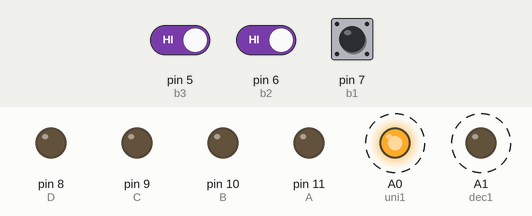
This sketch was run on a simulated Arduino Uno, built with avr-gcc and run on an emulated ATmega328P. Shown: output pins drawn as LEDs (lit = HIGH). Dashed ring = blinking. The test bench sets the inputs (shaded band); at power-on: pin 6 (b2) HIGH, pin 5 (b3) HIGH, pin 7 (b1) HIGH.

Above: at 1.4 s.
1.5 s: pin 6 (b2) driven LOW
At 2.32 s:
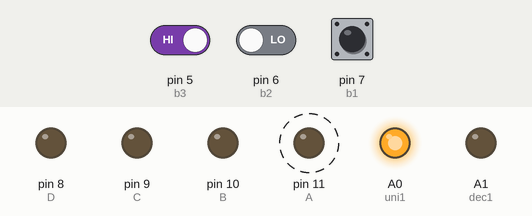
4.5 s: pin 6 (b2) driven HIGH
At 5.6 s:
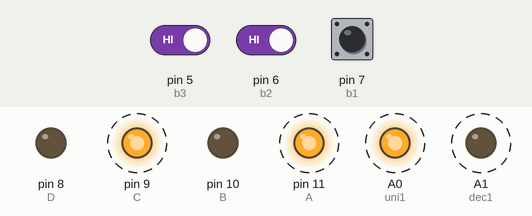
7.5 s: pin 6 (b2) driven LOW
At 8.33 s:
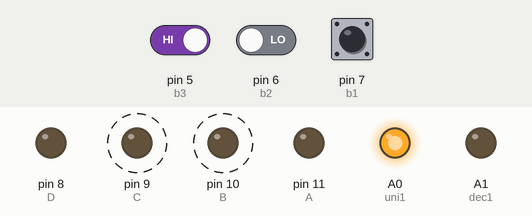
10.5 s: pin 5 (b3) driven LOW
At 11.13 s:
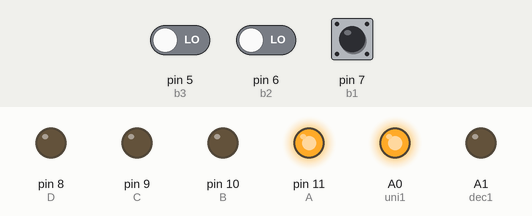
Timing chart, 0 to 14.5 s (numbered marks = the images above; inputs shaded):
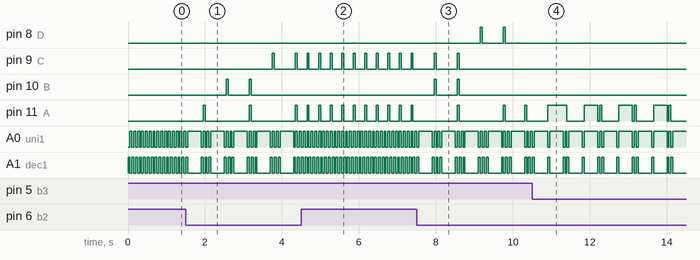

The sketch:

DeberSumador.ino
```cpp
//Puertos con entrada de datos digitales
int b1 = 7;
int b2 = 6;
int b3 = 5;
int cont1 = 0;
int cont2 = 0;
int A = 11;
int B = 10;
int C = 9;
int D = 8;
int decenas1;
int unidades1;
int s1 = 0;
int s2 = 0;
int sum = 0;
int dec1 = A1;
int uni1 = A0;
void setup() {
  pinMode(b1, INPUT);
  pinMode(b2, INPUT);
  pinMode(b3, INPUT);
  pinMode(A, OUTPUT);
  pinMode(B, OUTPUT);
  pinMode(C, OUTPUT);
  pinMode(D, OUTPUT);
  pinMode(dec1, OUTPUT);
  pinMode(uni1, OUTPUT);
}
void loop() {
  //Funcionamiento de un botón sumando 1
  if (digitalRead(b1) == LOW) //El momento en que pulsamos el botón tenemos 0v.
  {
    delay(300); //Delay anti-rebote (200 - 500)Soft; (15 - 30)hard
    if (cont1 < 25)
    {
      cont1++;
    }
    else
    {
      cont1 = 0;
    }
    s1 = cont1;
    cont2 = 0;
    sum = 0;
  }
  decenas1 = cont1 / 10;
  unidades1 = cont1 % 10;
  digitalWrite(dec1, HIGH);
  digitalWrite(uni1, LOW);
  contador(decenas1);
  delay(50);
  digitalWrite(dec1, LOW);
  digitalWrite(uni1, HIGH);
  contador(unidades1);
  delay(50);
  //Funcionamiento de un botón sumando 2
  if (digitalRead(b2) == LOW)
  {
    delay(300); //Delay anti-rebote (200 - 500)Soft; (15 - 30)hard
    if (cont2 < 25)
    {
      cont2++;
    }
    else
    {
      cont2 = 0;
    }
    s2 = cont2;
    cont1 = 0;
    sum = 0;
  }
  decenas1 = cont2 / 10;
  unidades1 = cont2 % 10;
  digitalWrite(dec1, HIGH);
  digitalWrite(uni1, LOW);
  contador(decenas1);
  delay(50);
  digitalWrite(dec1, LOW);
  digitalWrite(uni1, HIGH);
  contador(unidades1);
  delay(50);
  //Funcionamiento del botón Sumador
  if (digitalRead(b3) == LOW)
  {
    delay(300); //Delay anti-rebote (200 - 500)Soft; (15 - 30)hard
    cont1 = 0;
    cont2 = 0;
    sum = s1 + s2;
  }
  decenas1 = (sum) / 10;
  unidades1 = (sum) % 10;
  digitalWrite(dec1, HIGH);
  digitalWrite(uni1, LOW);
  contador(decenas1);
  delay(50);
  digitalWrite(dec1, LOW);
  digitalWrite(uni1, HIGH);
  contador(unidades1);
  delay(50);
}
void contador (int dato) {
  switch (dato) {
    case 0:
      digitalWrite(A, LOW);
      digitalWrite(B, LOW);
      digitalWrite(C, LOW);
      digitalWrite(D, LOW);
      break;
    case 1:
      digitalWrite(A, HIGH);
      digitalWrite(B, LOW);
      digitalWrite(C, LOW);
      digitalWrite(D, LOW);
      break;
    case 2:
      digitalWrite(A, LOW);
      digitalWrite(B, HIGH);
      digitalWrite(C, LOW);
      digitalWrite(D, LOW);
      break;
    case 3:
      digitalWrite(A, HIGH);
      digitalWrite(B, HIGH);
      digitalWrite(C, LOW);
      digitalWrite(D, LOW);
      break;
    case 4:
      digitalWrite(A, LOW);
      digitalWrite(B, LOW);
      digitalWrite(C, HIGH);
      digitalWrite(D, LOW);
      break;
    case 5:
      digitalWrite(A, HIGH);
      digitalWrite(B, LOW);
      digitalWrite(C, HIGH);
      digitalWrite(D, LOW);
      break;
    case 6:
      digitalWrite(A, LOW);
      digitalWrite(B, HIGH);
      digitalWrite(C, HIGH);
      digitalWrite(D, LOW);
      break;
    case 7:
      digitalWrite(A, HIGH);
      digitalWrite(B, HIGH);
      digitalWrite(C, HIGH);
      digitalWrite(D, LOW);
      break;
    case 8:
      digitalWrite(A, LOW);
      digitalWrite(B, LOW);
      digitalWrite(C, LOW);
      digitalWrite(D, HIGH);
      break;
    case 9:
      digitalWrite(A, HIGH);
      digitalWrite(B, LOW);
      digitalWrite(C, LOW);
      digitalWrite(D, HIGH);
      break;
  }
}
```

Measured:
- after the input at 1.5 s, pin 9 (C): alternates HIGH for 0.05 s and LOW for 0.55 s, starting after 2.3 s; pin 10 (B): alternates HIGH for 0.05 s and LOW for 0.55 s, 4 changes in all, then stays LOW, starting after 1.1 s; pin 11 (A): alternates HIGH for 0.05 s and LOW for 1.2 s, starting after 0.45 s
- after the input at 4.5 s, pin 8 (D), pin 10 (B): stops changing and stays LOW; pin 9 (C): alternates HIGH for 0.05 s and LOW for 0.25 s, starting after 0.15 s
- after the input at 7.5 s, pin 8 (D): alternates HIGH for 0.05 s and LOW for 0.55 s, starting after 1.7 s; pin 9 (C), pin 10 (B): alternates HIGH for 0.05 s and LOW for 0.55 s, 4 changes in all, then stays LOW, starting after 0.46 s
- after the input at 10.5 s, pin 9 (C), pin 10 (B): stops changing and stays LOW
- by itself, A0 (uni1): repeats every 0.90 s: 2 × (HIGH 0.35 s, LOW 0.05 s), HIGH 0.05 s, LOW 0.05 s
- by itself, A1 (dec1): repeats every 0.90 s: 2 × (LOW 0.35 s, HIGH 0.05 s), LOW 0.05 s, HIGH 0.05 s
